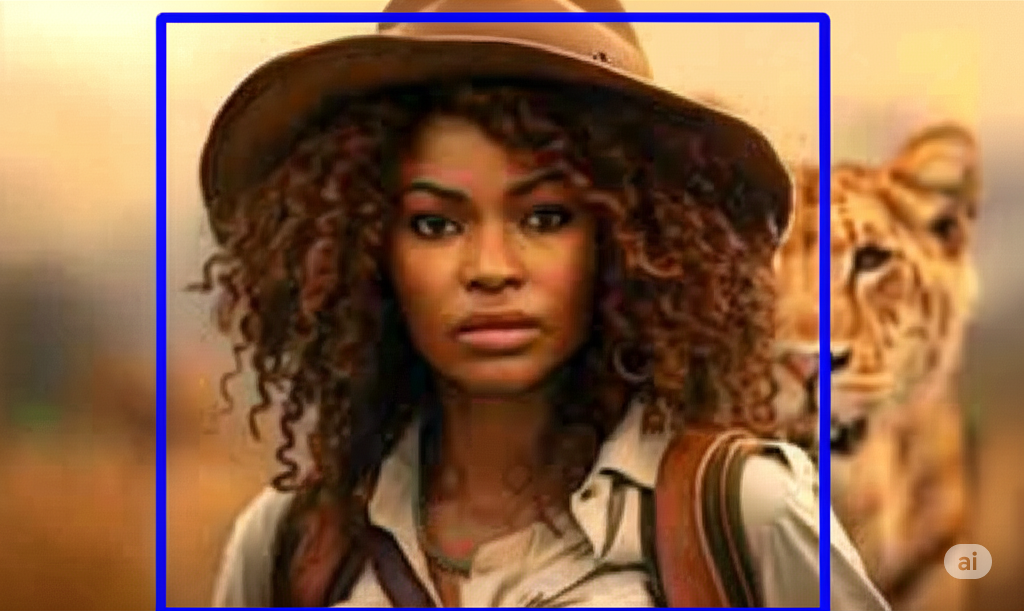
#> input picture POS FIAP IA para Devs/Aulas Plataforma/FASE 01 - Bem Vindo IA/05 COMPUTER VISION/content/FOTO.png, 1024 x 611 px
$ jupyter execute 'Aula_01_Introdução_à_Visão_Computacional.ipynb'   (shell and % lines are left out)
#> lines starting #> are read from the running program, lines starting #| are printed output that depends on the picture; after the words box and inside, x2 and y2 are one past the last pixel; in counts of white or black regions, pixels touching at a corner belong together
[cell 1]
import cv2
from matplotlib import pyplot as plt

[cell 2]
img = 'content/FOTO.png'

[cell 3]
imagem = cv2.imread(img)
#> imagem is the input picture: shape (611, 1024, 3); mean B, G, R 69.4, 98.4, 137.7
imagem_rgb = cv2.cvtColor(imagem, cv2.COLOR_BGR2RGB)
plt.imshow(imagem_rgb)
plt.axis('off')
plt.show()

[cell 4]
imagem = cv2.imread(img)
# Converter a imagem para grayscale
imagem_gray = cv2.cvtColor(imagem, cv2.COLOR_BGR2GRAY)
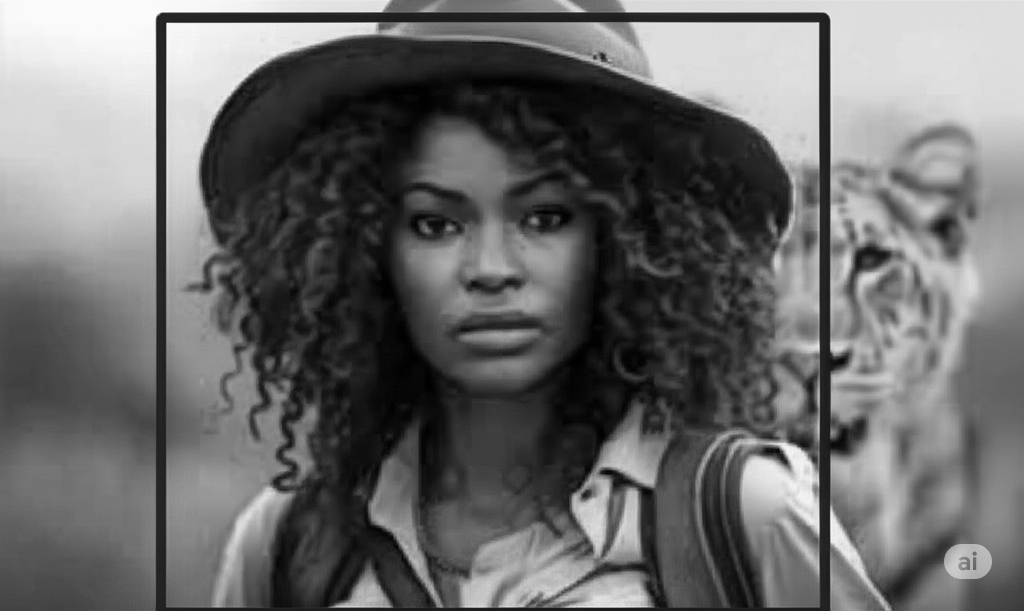
#> imagem_gray: shape (611, 1024); min 0, max 252, mean 106.9
# Exibir a imagem grayscale
plt.imshow(imagem_gray, cmap='gray')
plt.axis('off')  # Desabilita os eixos
plt.show()

Alterar a Resolução

Redimensionar uma imagem pode ser necessário para padronizar o tamanho das imagens de entrada.

[cell 5]
imagem = cv2.imread(img)

# Redimensionar a imagem
largura = 800
altura = 600
dimensoes = (largura, altura)
imagem_redimensionada = cv2.resize(imagem, dimensoes,
                                   interpolation=cv2.INTER_AREA)
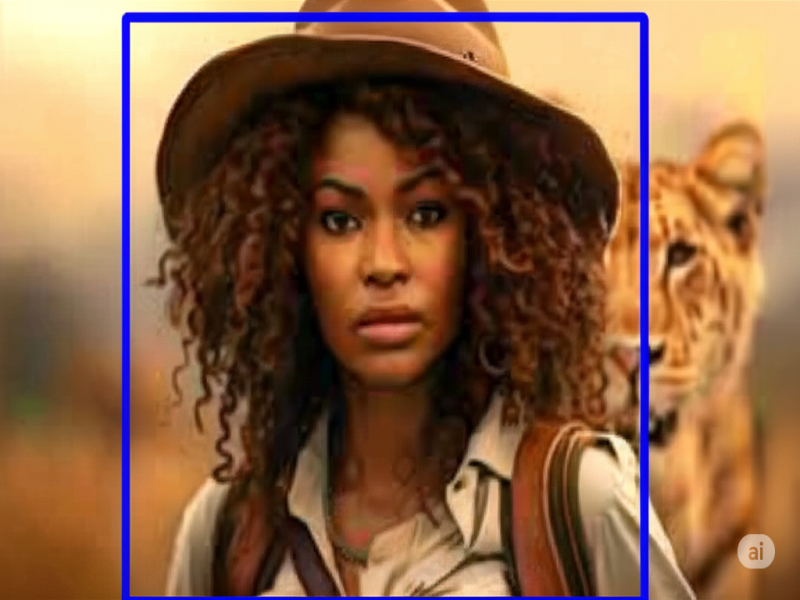
#> imagem_redimensionada: shape (600, 800, 3); mean B, G, R 69.4, 98.4, 137.7

# Converter a imagem de BGR para RGB
imagem_redimensionada_rgb = cv2.cvtColor(imagem_redimensionada,
                                         cv2.COLOR_BGR2RGB)

# Exibir a imagem redimensionada
plt.imshow(imagem_redimensionada_rgb)
plt.axis('off')  # Desabilita os eixos
plt.show()

Aplicação de Filtros para Suavização de Imagens

Suavização com Filtro Gaussiano

Suavizar uma imagem ajuda a reduzir o ruído e pode melhorar a detecção de bordas.

[cell 6]
imagem = cv2.imread(img)

# Aplicar suavização com filtro Gaussiano
imagem_suavizada = cv2.GaussianBlur(imagem, (15, 15), 0)
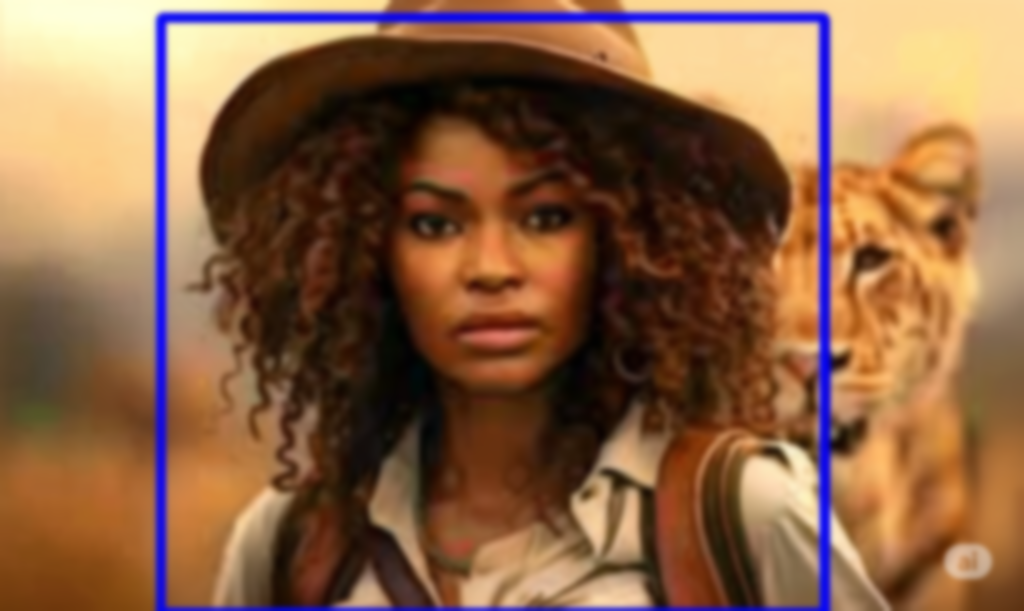
#> imagem_suavizada: shape (611, 1024, 3); mean B, G, R 69.4, 98.4, 137.7

# Converter a imagem de BGR para RGB
imagem_suavizada_rgb = cv2.cvtColor(imagem_suavizada, cv2.COLOR_BGR2RGB)

# Exibir a imagem suavizada
plt.imshow(imagem_suavizada_rgb)
plt.axis('off')  # Desabilita os eixos
plt.show()

 Detecção de Bordas com Canny

Detecção de Bordas

A detecção de bordas é um passo crucial em muitos algoritmos de visão computacional, como detecção de objetos.

[cell 7]
imagem = cv2.imread(img)

# Converter a imagem para grayscale
imagem_gray = cv2.cvtColor(imagem, cv2.COLOR_BGR2GRAY)

# Detectar bordas na imagem
bordas = cv2.Canny(imagem_gray, 100, 200)
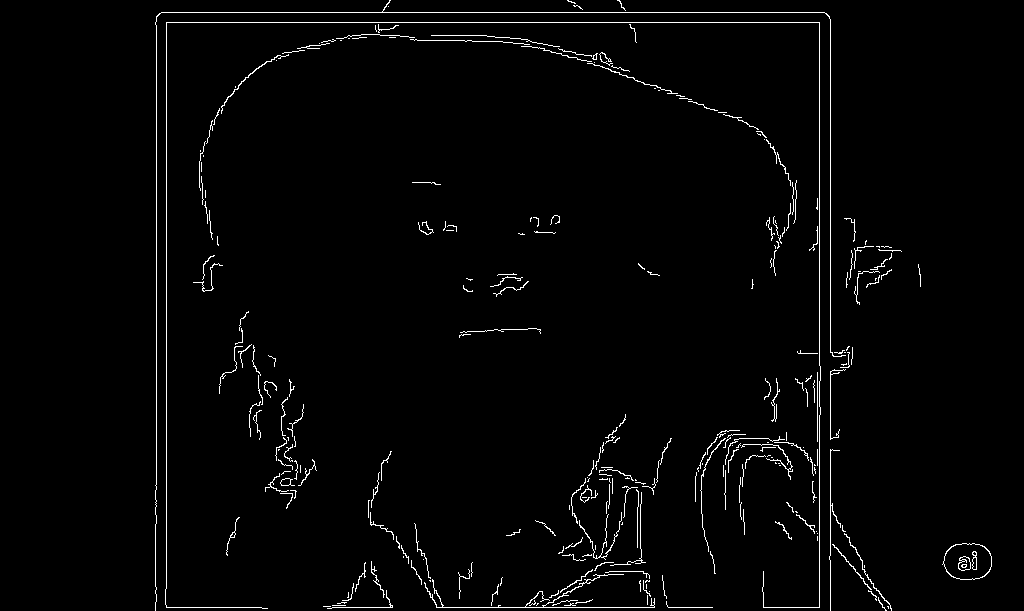
#> bordas: shape (611, 1024); 2% white in thin lines or dots, all inside (x1, y1, x2, y2) = (155, 0, 992, 611)

# Exibir a imagem com bordas detectadas
plt.imshow(bordas, cmap='gray')
plt.axis('off')  # Desabilita os eixos
plt.show()

Desenhar Formas na Imagem

Desenho de Retângulo

Podemos desenhar formas como retângulos para destacar áreas de interesse na imagem.

[cell 8]
imagem = cv2.imread(img)

# Definir as coordenadas e a cor do retângulo
inicio = (300, 5)   # deslocamento do inida esq -> dir, deslocamento de cima -> baixo
fim = (550, 350)   # deslocamento da dir -> esq, deslocamento de baixo -> cima
cor = (255, 0, 0)  # Azul em BGR
espessura = 2

# Desenhar o retângulo na cópia da imagem
imagem_com_retangulo = cv2.rectangle(imagem.copy(),
                                     inicio, fim, cor, espessura)

# Converter a imagem para RGB
imagem_com_retangulo_rgb = cv2.cvtColor(imagem_com_retangulo,
                                        cv2.COLOR_BGR2RGB)

# Exibir a imagem com retângulo
plt.imshow(imagem_com_retangulo_rgb)
plt.axis('off')  # Desabilita os eixos
plt.show()

 Salvando a Imagem Processada

Salvar Imagem no Disco

Finalmente, podemos salvar a imagem processada no disco.

[cell 9]
# Salvar a imagem processada
caminho_salvar = '/content/imagem_processada.jpg'
cv2.imwrite(caminho_salvar, imagem_com_retangulo)
#> Out = True
